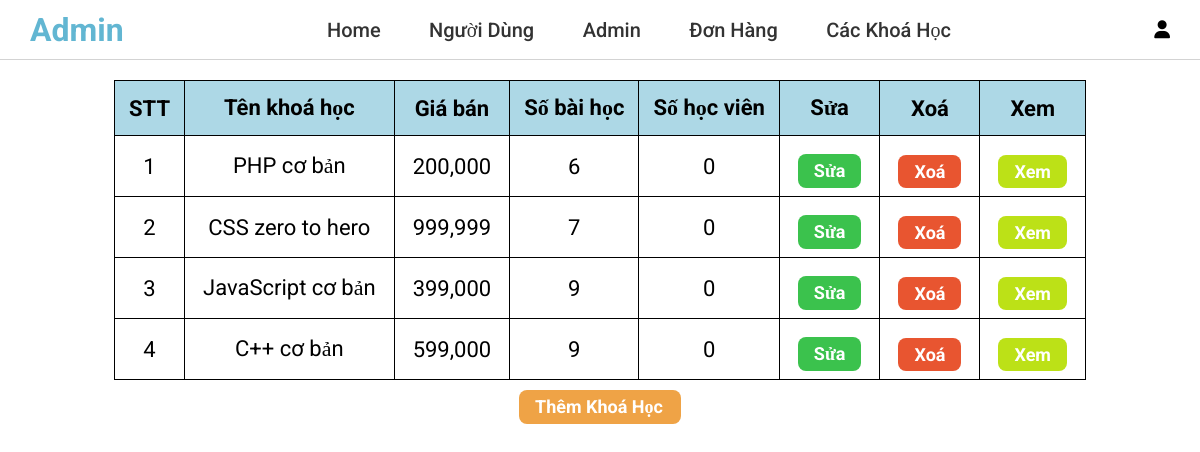
Page /admin/admin_courses.php (signed in) on the committed database.
### tables this page shows
CREATE TABLE `courses` (
  `id` int(100) NOT NULL,
  `name` varchar(100) NOT NULL,
  `image` varchar(200) NOT NULL,
  `price` int(100) NOT NULL,
  `number_lessons` int(100) NOT NULL,
  `context` varchar(1000) NOT NULL,
  `request` varchar(1000) NOT NULL,
  `number_student` int(100) NOT NULL,
  `duration_course` int(100) NOT NULL
);

### admin/admin_courses.php (the view, shortened to what this page needs)
<?php
include '../config.php';
?>
<!DOCTYPE html>
<html lang="en">
<head>
    <link rel="stylesheet" href="https://cdnjs.cloudflare.com/ajax/libs/font-awesome/6.7.0/css/all.min.css">
    <link rel="stylesheet" href="../CSS/admin_style.css">
</head>
<body>
    <?php
    include 'admin_header.php';
    ?>
    <div class="main">
        <section class="admin_table">
            <table>
                <th>STT</th>
                <th>Tên khoá học</th>
                <th>Giá bán</th>
                <th>Số bài học</th>
                <th>Số học viên</th>
                <th>Sửa</th>
                <th>Xoá</th>
                <th>Xem</th>
                <?php
                $select_courses = mysqli_query($conn, "SELECT * FROM `courses`") or die('query failed');
                $number_courses = mysqli_num_rows($select_courses);
                $i = 0;
                while ($i < $number_courses) {
                    $i++;
                    $row = mysqli_fetch_assoc($select_courses);
                ?>
                    <tr>
                        <td><?php echo $i; ?></td>
                        <td><?php echo $row['name']; ?></td>
                        <td><?php echo number_format($row['price']) ?></td>
                        <td><?php echo $row['number_lessons'] ?></td>
                        <td><?php echo $row['number_student'] ?></td>
                        <td><a href="admin_course_edit.php?id=<?php echo $row['id'] ?>" class="btn btn-update">Sửa</a></td>
                        <td>
                            <a href="admin_courses.php?delete=<?php echo $row['id']; ?>" class="btn btn-delete" onclick="return confirm('Delete this course?');"> xoá</a>
                        </td>
                        <td><a href="admin_view_course.php?course_id=<?php echo $row['id']; ?>" class="btn btn-watch">Xem</a></td>
                    </tr>
                <?php
                }
                ?>
            </table>
            <a href="admin_add_course.php" class="btn btn-add" style="width:162px">Thêm khoá học</a>
        </section>
    </div>
</body>
</html>

### CSS/admin_style.css (style rules this page uses)
* { margin: 0; padding: 0; font-family: roboto; font-size: 18px; box-sizing: border-box; text-decoration: none; }
.main { margin-top: 80px; margin-bottom: 50px; }
.btn { margin: 0px auto; display: block; text-decoration: none; text-transform: capitalize; padding: 6px 16px; color: white; border-radius: 8px; border: none; font-weight: bolder; width: auto; margin-top: 10px; }
.btn-delete { background-color: #e85530; }
.btn-watch { background-color: rgb(188, 225, 23); }
.btn-update { background-color: #3bc24d; }
.btn-add { background-color: #efa346; }
.admin_table table th { background-color: lightblue; padding: 14px; }
.admin_table table, th, td { border: 1px solid black; border-collapse: collapse; margin: 0 auto; font-size: 22px; margin-top: 50px; text-align: center; }
.admin_table table td { padding: 8px 18px; }

### rows in the picture
courses: name "PHP cơ bản", price "200,000", number_lessons "6", number_student "0"
courses: name "CSS zero to hero", price "999,999", number_lessons "7", number_student "0"
courses: name "JavaScript cơ bản", price "399,000", number_lessons "9", number_student "0"
courses: name "C++ cơ bản", price "599,000", number_lessons "9", number_student "0"
